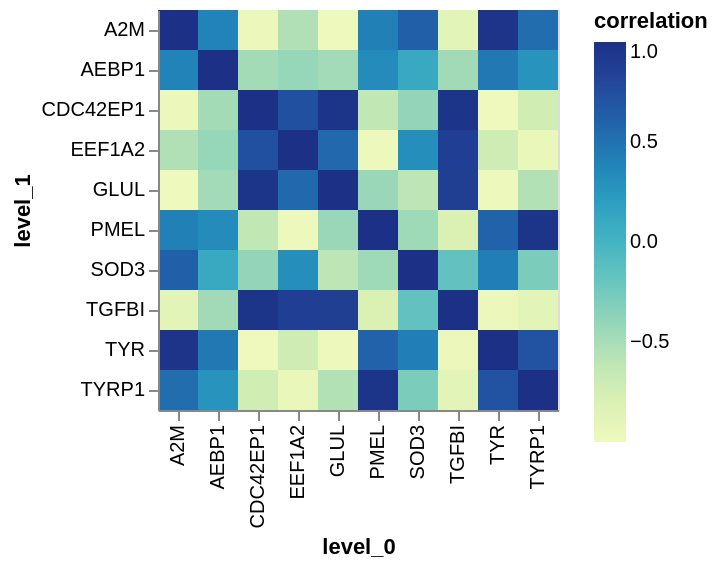

The cell this chart's notebook holds for it:
### Markdown cell above
Now for the heatmap plotting code

### Code cell
#default heatmap
heatmap = alt.Chart(
    metatop10.drop('SampleID',axis = 1).corr().stack().reset_index().rename(columns={0: 'correlation'}), # specifying the data to plot
).mark_rect().encode(
    x = alt.X('level_0'), # defining what will be on the x-axis,
    y = alt.Y('level_1'), # defining what will be on the y-axis
    color = alt.Color('correlation'), # defining the coloring options
)

heatmap

### Figure 1 — Vega-Lite specification as saved in the notebook (floating-point values rounded to 4 significant figures)
{"config": {"view": {"continuousWidth": 300, "continuousHeight": 300}}, "data": {"name": "data-eb990badb8276b509ea99fcd49e1e086"}, "mark": {"type": "rect"}, "encoding": {"color": {"field": "correlation", "type": "quantitative"}, "x": {"field": "level_0", "type": "nominal"}, "y": {"field": "level_1", "type": "nominal"}}, "$schema": "https://vega.github.io/schema/vega-lite/v5.20.1.json", "datasets": {"data-eb990badb8276b509ea99fcd49e1e086": [{"level_0": "PMEL", "level_1": "PMEL", "correlation": 1.0}, {"level_0": "PMEL", "level_1": "TYRP1", "correlation": 0.9677}, {"level_0": "PMEL", "level_1": "AEBP1", "correlation": 0.3345}, {"level_0": "PMEL", "level_1": "GLUL", "correlation": -0.4295}, {"level_0": "PMEL", "level_1": "TYR", "correlation": 0.6065}, {"level_0": "PMEL", "level_1": "EEF1A2", "correlation": -0.9738}, {"level_0": "PMEL", "level_1": "CDC42EP1", "correlation": -0.6242}, {"level_0": "PMEL", "level_1": "A2M", "correlation": 0.408}, {"level_0": "PMEL", "level_1": "SOD3", "correlation": -0.4474}, {"level_0": "PMEL", "level_1": "TGFBI", "correlation": -0.801}, {"level_0": "TYRP1", "level_1": "PMEL", "correlation": 0.9677}, {"level_0": "TYRP1", "level_1": "TYRP1", "correlation": 1.0}, {"level_0": "TYRP1", "level_1": "AEBP1", "correlation": 0.2695}, {"level_0": "TYRP1", "level_1": "GLUL", "correlation": -0.5508}, {"level_0": "TYRP1", "level_1": "TYR", "correlation": 0.7125}, {"level_0": "TYRP1", "level_1": "EEF1A2", "correlation": -0.948}, {"level_0": "TYRP1", "level_1": "CDC42EP1", "correlation": -0.7248}, {"level_0": "TYRP1", "level_1": "A2M", "correlation": 0.5377}, {"level_0": "TYRP1", "level_1": "SOD3", "correlation": -0.2856}, {"level_0": "TYRP1", "level_1": "TGFBI", "correlation": -0.8705}, {"level_0": "AEBP1", "level_1": "PMEL", "correlation": 0.3345}, {"level_0": "AEBP1", "level_1": "TYRP1", "correlation": 0.2695}, {"level_0": "AEBP1", "level_1": "AEBP1", "correlation": 1.0}, {"level_0": "AEBP1", "level_1": "GLUL", "correlation": -0.4724}, {"level_0": "AEBP1", "level_1": "TYR", "correlation": 0.4674}, {"level_0": "AEBP1", "level_1": "EEF1A2", "correlation": -0.4084}, {"level_0": "AEBP1", "level_1": "CDC42EP1", "correlation": -0.4781}, {"level_0": "AEBP1", "level_1": "A2M", "correlation": 0.3951}, {"level_0": "AEBP1", "level_1": "SOD3", "correlation": 0.09898}, {"level_0": "AEBP1", "level_1": "TGFBI", "correlation": -0.466}, {"level_0": "GLUL", "level_1": "PMEL", "correlation": -0.4295}, {"level_0": "GLUL", "level_1": "TYRP1", "correlation": -0.5508}, {"level_0": "GLUL", "level_1": "AEBP1", "correlation": -0.4724}, {"level_0": "GLUL", "level_1": "GLUL", "correlation": 1.0}, {"level_0": "GLUL", "level_1": "TYR", "correlation": -0.975}, {"level_0": "GLUL", "level_1": "EEF1A2", "correlation": 0.5649}, {"level_0": "GLUL", "level_1": "CDC42EP1", "correlation": 0.9666}, {"level_0": "GLUL", "level_1": "A2M", "correlation": -0.9912}, {"level_0": "GLUL", "level_1": "SOD3", "correlation": -0.5967}, {"level_0": "GLUL", "level_1": "TGFBI", "correlation": 0.8753}, {"level_0": "TYR", "level_1": "PMEL", "correlation": 0.6065}, {"level_0": "TYR", "level_1": "TYRP1", "correlation": 0.7125}, {"level_0": "TYR", "level_1": "AEBP1", "correlation": 0.4674}, {"level_0": "TYR", "level_1": "GLUL", "correlation": -0.975}, {"level_0": "TYR", "level_1": "TYR", "correlation": 1.0}, {"level_0": "TYR", "level_1": "EEF1A2", "correlation": -0.7207}, {"level_0": "TYR", "level_1": "CDC42EP1", "correlation": -0.9977}, {"level_0": "TYR", "level_1": "A2M", "correlation": 0.9685}, {"level_0": "TYR", "level_1": "SOD3", "correlation": 0.4246}, {"level_0": "TYR", "level_1": "TGFBI", "correlation": -0.9584}, {"level_0": "EEF1A2", "level_1": "PMEL", "correlation": -0.9738}, {"level_0": "EEF1A2", "level_1": "TYRP1", "correlation": -0.948}, {"level_0": "EEF1A2", "level_1": "AEBP1", "correlation": -0.4084}, {"level_0": "EEF1A2", "level_1": "GLUL", "correlation": 0.5649}, {"level_0": "EEF1A2", "level_1": "TYR", "correlation": -0.7207}, {"level_0": "EEF1A2", "level_1": "EEF1A2", "correlation": 1.0}, {"level_0": "EEF1A2", "level_1": "CDC42EP1", "correlation": 0.7396}, {"level_0": "EEF1A2", "level_1": "A2M", "correlation": -0.5413}, {"level_0": "EEF1A2", "level_1": "SOD3", "correlation": 0.3145}, {"level_0": "EEF1A2", "level_1": "TGFBI", "correlation": 0.8739}, {"level_0": "CDC42EP1", "level_1": "PMEL", "correlation": -0.6242}, {"level_0": "CDC42EP1", "level_1": "TYRP1", "correlation": -0.7248}, {"level_0": "CDC42EP1", "level_1": "AEBP1", "correlation": -0.4781}, {"level_0": "CDC42EP1", "level_1": "GLUL", "correlation": 0.9666}, {"level_0": "CDC42EP1", "level_1": "TYR", "correlation": -0.9977}, {"level_0": "CDC42EP1", "level_1": "EEF1A2", "correlation": 0.7396}, {"level_0": "CDC42EP1", "level_1": "CDC42EP1", "correlation": 1.0}, {"level_0": "CDC42EP1", "level_1": "A2M", "correlation": -0.9594}, {"level_0": "CDC42EP1", "level_1": "SOD3", "correlation": -0.3997}, {"level_0": "CDC42EP1", "level_1": "TGFBI", "correlation": 0.964}, {"level_0": "A2M", "level_1": "PMEL", "correlation": 0.408}, {"level_0": "A2M", "level_1": "TYRP1", "correlation": 0.5377}, {"level_0": "A2M", "level_1": "AEBP1", "correlation": 0.3951}, {"level_0": "A2M", "level_1": "GLUL", "correlation": -0.9912}, {"level_0": "A2M", "level_1": "TYR", "correlation": 0.9685}, {"level_0": "A2M", "level_1": "EEF1A2", "correlation": -0.5413}, {"level_0": "A2M", "level_1": "CDC42EP1", "correlation": -0.9594}, {"level_0": "A2M", "level_1": "A2M", "correlation": 1.0}, {"level_0": "A2M", "level_1": "SOD3", "correlation": 0.6222}, {"level_0": "A2M", "level_1": "TGFBI", "correlation": -0.8695}, {"level_0": "SOD3", "level_1": "PMEL", "correlation": -0.4474}, {"level_0": "SOD3", "level_1": "TYRP1", "correlation": -0.2856}, {"level_0": "SOD3", "level_1": "AEBP1", "correlation": 0.09898}, {"level_0": "SOD3", "level_1": "GLUL", "correlation": -0.5967}, {"level_0": "SOD3", "level_1": "TYR", "correlation": 0.4246}, {"level_0": "SOD3", "level_1": "EEF1A2", "correlation": 0.3145}, {"level_0": "SOD3", "level_1": "CDC42EP1", "correlation": -0.3997}, {"level_0": "SOD3", "level_1": "A2M", "correlation": 0.6222}, {"level_0": "SOD3", "level_1": "SOD3", "correlation": 1.0}, {"level_0": "SOD3", "level_1": "TGFBI", "correlation": -0.1658}, {"level_0": "TGFBI", "level_1": "PMEL", "correlation": -0.801}, {"level_0": "TGFBI", "level_1": "TYRP1", "correlation": -0.8705}, {"level_0": "TGFBI", "level_1": "AEBP1", "correlation": -0.466}, {"level_0": "TGFBI", "level_1": "GLUL", "correlation": 0.8753}, {"level_0": "TGFBI", "level_1": "TYR", "correlation": -0.9584}, {"level_0": "TGFBI", "level_1": "EEF1A2", "correlation": 0.8739}, {"level_0": "TGFBI", "level_1": "CDC42EP1", "correlation": 0.964}, {"level_0": "TGFBI", "level_1": "A2M", "correlation": -0.8695}, {"level_0": "TGFBI", "level_1": "SOD3", "correlation": -0.1658}, {"level_0": "TGFBI", "level_1": "TGFBI", "correlation": 1.0}]}}
